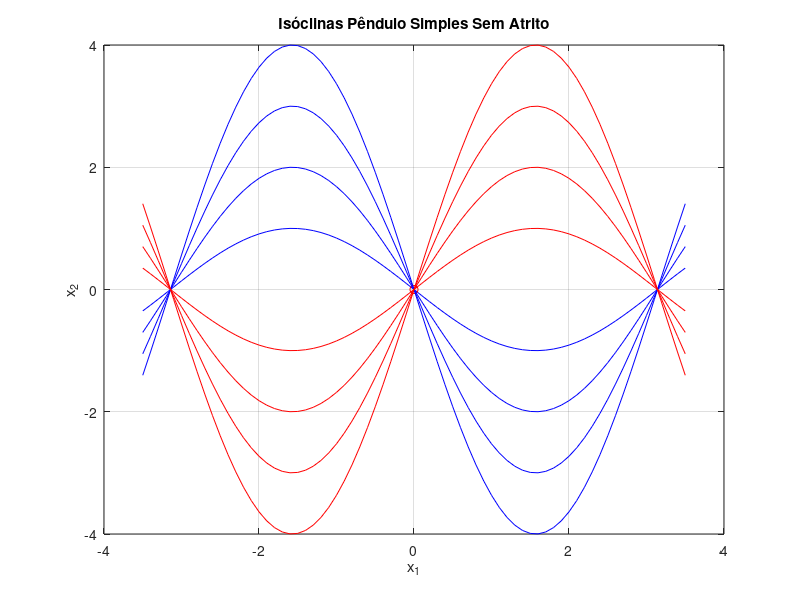

This figure's MATLAB source:
x_1 = [-3.5:0.1:3.5];
x_2_a = -sin(x_1); #inclinações positivas
x_2_b = -2*sin(x_1);
x_2_c = -3*sin(x_1);
x_2_d = -4*sin(x_1);
x_2_e = sin(x_1); #inclinações negativas
x_2_f = 2*sin(x_1);
x_2_g = 3*sin(x_1);
x_2_h = 4*sin(x_1);


plot(x_1,x_2_a, 'b-');
hold on;
plot(0,0,'ro');
plot(x_1,x_2_b, 'b-');
plot(x_1,x_2_c, 'b-');
plot(x_1,x_2_d, 'b-');
plot(x_1,x_2_e, 'r-');
plot(x_1,x_2_f, 'r-');
plot(x_1,x_2_g, 'r-');
plot(x_1,x_2_h, 'r-');
title('Isóclinas Pêndulo Simples Sem Atrito');
xlabel('x_1');
ylabel('x_2');
grid on;
hold off;
